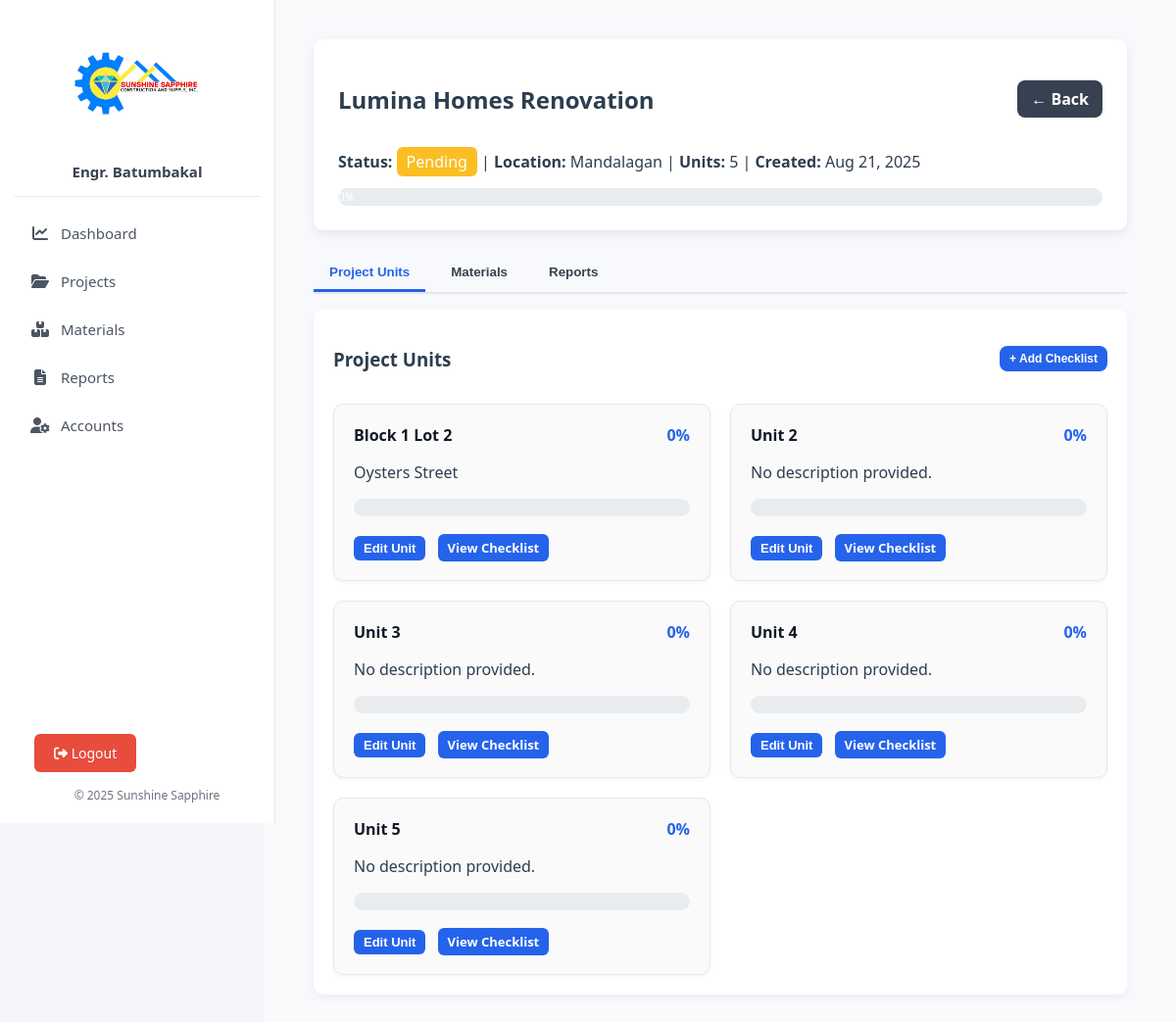
The app's page /modules/view_project.php?id=2 (signed in) with its own data.
### tables this page shows
CREATE TABLE `projects` (
  `id` int(11) NOT NULL AUTO_INCREMENT,
  `name` varchar(255) NOT NULL,
  `location` varchar(255) DEFAULT NULL,
  `units` int(11) NOT NULL DEFAULT 0,
  `progress` int(11) DEFAULT 0,
  `status` enum('Ongoing','Completed','Pending') NOT NULL DEFAULT 'Pending',
  `is_deleted` tinyint(1) DEFAULT 0,
  `deleted_at` datetime DEFAULT NULL,
  `created_at` timestamp NOT NULL DEFAULT current_timestamp(),
  `folder_path` varchar(255) DEFAULT NULL,
  PRIMARY KEY (`id`)
);

CREATE TABLE `project_units` (
  `id` int(11) NOT NULL AUTO_INCREMENT,
  `project_id` int(11) NOT NULL,
  `name` varchar(100) NOT NULL,
  `description` text DEFAULT NULL,
  `progress` int(11) DEFAULT 0,
  `created_at` datetime DEFAULT current_timestamp(),
  PRIMARY KEY (`id`),
  KEY `project_id` (`project_id`),
  CONSTRAINT `project_units_ibfk_1` FOREIGN KEY (`project_id`) REFERENCES `projects` (`id`) ON DELETE CASCADE
);

### modules/view_project.php (the view, shortened to what this page needs)
<?php
try {
require_once '../includes/db.php';
$project_id = intval($_GET['id']);
$stmt = $conn->prepare("SELECT * FROM projects WHERE id = ?");
$stmt->bind_param("i", $project_id);
$stmt->execute();
$project = $stmt->get_result()->fetch_assoc();
$units_stmt = $conn->prepare("
    SELECT pu.id, pu.name, pu.description, pu.progress,
           (SELECT COUNT(*) FROM project_checklists pc WHERE pc.unit_id = pu.id) as total_items,
           (SELECT COUNT(*) FROM project_checklists pc WHERE pc.unit_id = pu.id AND pc.is_completed = 1) as completed_items
    FROM project_units pu
    WHERE pu.project_id = ?
");
$units_stmt->bind_param("i", $project_id);
$units_stmt->execute();
$units_result = $units_stmt->get_result();
$units = [];
while ($row = $units_result->fetch_assoc()) {
    $total = (int)$row['total_items'];
    $completed = (int)$row['completed_items'];
    $row['calculated_progress'] = $total > 0 ? round(($completed / $total) * 100) : 0;
    $row['progress'] = $row['calculated_progress'];
    $units[] = $row;
}
$total_units = count($units);
$total_progress = array_sum(array_column($units, 'progress'));
$overall_progress = $total_units > 0 ? round($total_progress / $total_units) : 0;
include '../includes/header.php';
?>
<div class="main-content-wrapper">
  <div class="project-header-card">
    <div class="header-row">
      <h2><?= htmlspecialchars($project['name']); ?></h2>
      <a href="../uploads/projects.php" class="btn-back">← Back</a>
    </div>
    <p><strong>Status:</strong>
      <span class="status <?= strtolower($project['status']); ?>"><?= htmlspecialchars($project['status']); ?></span> |
      <strong>Location:</strong> <?= htmlspecialchars($project['location']); ?> |
      <strong>Units:</strong> <?= $project['units']; ?> |
      <strong>Created:</strong> <?= date('M d, Y', strtotime($project['created_at'])); ?>
    </p>
    <div class="progress-container">
      <div class="progress-bar" style="width: <?= $overall_progress; ?>%;"><?= $overall_progress; ?>%</div>
    </div>
  </div>
  <div class="tab-container">
    <button class="tab-btn active" onclick="openTab('units')">Project Units</button>
    <button class="tab-btn" onclick="openTab('materials')">Materials</button>
    <button class="tab-btn" onclick="openTab('reports')">Reports</button>
  </div>
  <div id="units" class="tab-content active">
    <div class="tab-header">
      <h3>Project Units</h3>
      <button class="btn btn-primary" onclick="toggleChecklistOverlay(true)">+ Add Checklist</button>
    </div>
    <?php if (!empty($units)): ?>
      <div class="unit-grid">
        <?php foreach ($units as $unit): ?>
          <div class="unit-card">
            <h4><?= htmlspecialchars($unit['name']); ?>
              <span class="unit-progress"><?= $unit['progress']; ?>%</span>
            </h4>
            <p><?= !empty($unit['description']) ? htmlspecialchars($unit['description']) : "No description provided."; ?></p>
            <div class="progress-container small">
            </div>
            <div class="unit-actions">
              <button type="button" class="btn-view" onclick="openEditUnitOverlay(<?= $unit['id']; ?>, '<?= htmlspecialchars(addslashes($unit['name']), ENT_QUOTES); ?>', '<?= htmlspecialchars(addslashes($unit['description'] ?? ''), ENT_QUOTES); ?>')">Edit Unit</button>
              <a href="../checklist/view_checklist.php?unit_id=<?= $unit['id']; ?>&project_id=<?= $project_id; ?>" class="btn-view">View Checklist</a>
            </div>
          </div>
        <?php endforeach; ?>
      </div>
    <?php else: ?>
      <p style="color:#888;">No units found for this project.</p>
    <?php endif; ?>
  </div>
</div>
<?php include '../includes/footer.php'; ?>
<?php
} catch (Exception $e) {
    echo '<div style="background:#f8d7da; color:#721c24; padding:20px; border:1px solid #f5c6cb; border-radius:8px; margin:50px auto; max-width:600px;">';
    echo '<h2>Fatal Error Encountered</h2>';
    echo '<p>There was an unhandled exception that stopped the page from loading.</p>';
    echo '<p><strong>Message:</strong> ' . htmlspecialchars($e->getMessage()) . '</p>';
    echo '<p><strong>File:</strong> ' . htmlspecialchars($e->getFile()) . '</p>';
    echo '<p><strong>Line:</strong> ' . htmlspecialchars($e->getLine()) . '</p>';
    echo '</div>';
    exit;
}
?>

### includes/header.php (style rules this page uses)
body { margin: 0; font-family: "Segoe UI", sans-serif; background-color: #f4f6f9; color: #2c3e50; }

### modules/view_project.php (style rules this page uses)
.main-content-wrapper { padding: 10px; background: #f8f9fc; }
.project-header-card { background: #fff; padding: 25px; border-radius: 10px; box-shadow: 0 4px 10px rgba(0,0,0,0.08); margin-bottom: 25px; }
.header-row { display: flex; justify-content: space-between; align-items: center; }
.btn-back { background: #374151; color: #fff; text-decoration: none; padding: 8px 14px; border-radius: 8px; font-weight: 600; transition: background 0.2s ease; background-color: #374151 !important; color: #fff !important; }
.status.pending { background: #fbbf24; color:#fff; padding:4px 10px; border-radius:6px; }
.progress-container { width: 100%; height: 18px; background: #e9ecef; border-radius: 10px; margin-top: 10px; overflow: hidden; }
.progress-bar { height: 100%; text-align: center; color: #fff; background: #2563eb; font-size: 12px; line-height: 18px; transition: width 0.4s ease; }
.tab-container { display: flex; gap: 10px; border-bottom: 2px solid #e5e7eb; margin-bottom: 15px; }
.tab-btn { background: none; border: none; padding: 10px 16px; cursor: pointer; font-weight: 600; color: #374151; border-bottom: 3px solid transparent; }
.tab-btn.active { border-bottom-color: #2563eb; color: #2563eb; }
.tab-content { display: none; background: #fff; padding: 20px; border-radius: 10px; box-shadow: 0 3px 8px rgba(0,0,0,0.05); }
.tab-content.active { display: block; }
.tab-header { display: flex; justify-content: space-between; align-items: center; margin-bottom: 15px; }
.unit-grid { display: grid; grid-template-columns: repeat(auto-fill, minmax(280px, 1fr)); gap: 20px; }
.unit-card { background: #fafafa; border: 1px solid #e5e7eb; border-radius: 10px; padding: 20px; box-shadow: 0 2px 4px rgba(0,0,0,0.04); }
.unit-card h4 { margin: 0 0 8px; color: #111827; }
.unit-progress { float: right; color: #2563eb; font-weight: bold; }
.unit-actions { margin-top: 20px; }
.btn, .btn-primary, .btn-edit, .btn-delete, .btn-view, .btn-back { text-decoration: none !important; color: inherit; }
.btn-view { background: #2563eb !important; color: #fff !important; padding: 8px 14px; border-radius: 8px; font-weight: 600; transition: background 0.2s ease; margin-right: 8px; border: none; cursor: pointer; }
.btn-primary { background: #2563eb; color: #fff; padding: 9px 16px; border: none; border-radius: 8px; font-weight: 600; cursor: pointer; transition: background 0.2s ease; font-size: 12px; }
.tab-header .btn-primary { padding: 6px 10px; border-radius: 8px; font-weight: 700; }
.btn-view, .btn-edit, .btn-delete { padding: 5px 10px; font-size: 13px; border-radius: 6px; font-weight: 600; text-decoration: none; color: #fff; }

### records on screen
projects: name "Lumina Homes Renovation", status "Pending", location "Mandalagan", units "5", created_at "Aug 21, 2025"
project_units: name "Block 1 Lot 2", progress "0", description "Oysters Street"
project_units: name "Unit 2", progress "0", description "No description provided."
project_units: name "Unit 3", progress "0", description "No description provided."
project_units: name "Unit 4", progress "0", description "No description provided."
project_units: name "Unit 5", progress "0", description "No description provided."

### other values on screen
$_SESSION['display_name'] "Engr. Batumbakal"
$overall_progress "0"
